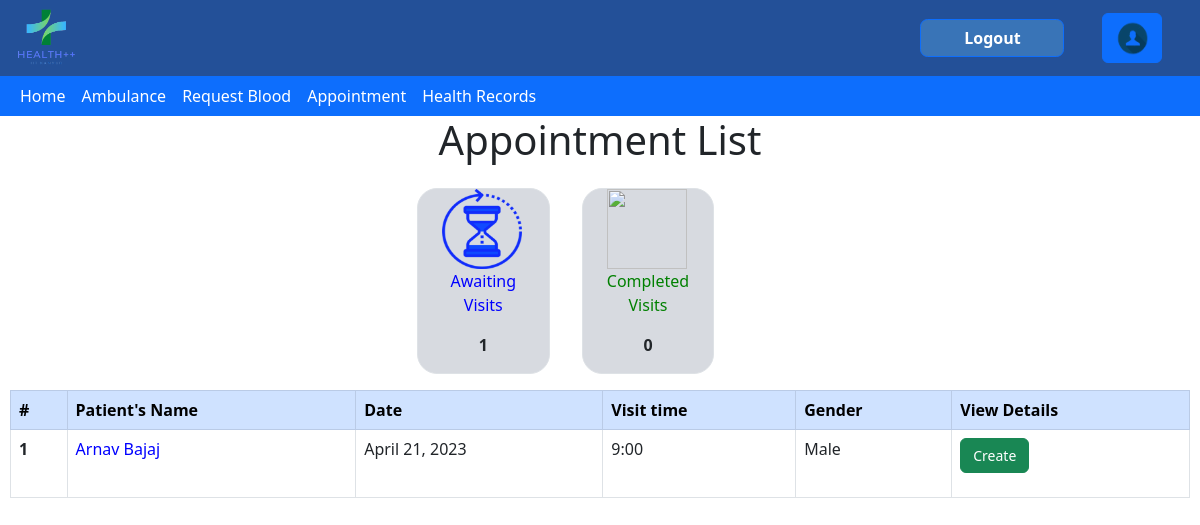
The app's page /book_appointment/ (signed in), older data.
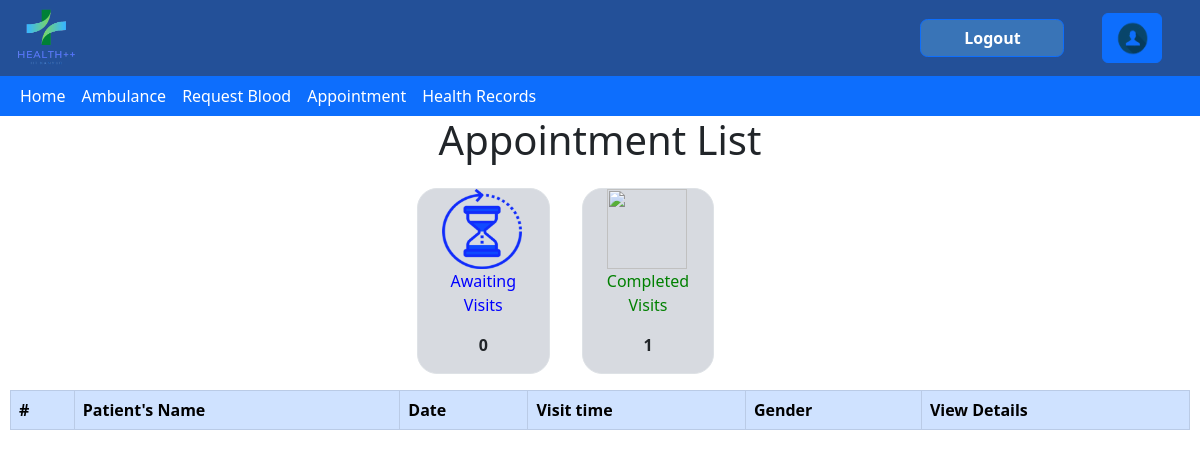
The same page, newer data.
### health/models.py (models this page shows, shortened)
class Appointment(models.Model):
    doctor = models.ForeignKey(Doctor,blank = True, null = True , on_delete=models.CASCADE)
    patient = models.ForeignKey(Patient,blank = True, null = True , on_delete=models.CASCADE)
    timeSlot = models.ForeignKey(Time_Slot,blank = True, null = True , on_delete=models.CASCADE)
    status = models.BooleanField(default=True)

class Patient(models.Model):
    user = models.ForeignKey(Account,null=True,on_delete=models.CASCADE)
    Patient_Name=models.CharField(max_length=600,null=True)

class Time_Slot(models.Model):
    starttime = models.IntegerField(null=True)
    total_patient=models.IntegerField(default=0)
    date = models.DateField(null=True)
    doctors=models.ManyToManyField(Doctor)

### members/models.py (models this page shows, shortened)
class Account(models.Model):
    user=models.OneToOneField(User,on_delete=models.CASCADE)
    Role=models.CharField(max_length=100,choices=roles,default="Student",blank=True)
    DOB=models.DateField(blank=True,null=True)
    BloodG=models.CharField(choices=BloodG,null=True,max_length=20)
    CCID=models.CharField(null=True,max_length=20)
    Gender=models.CharField(null=True,default='Male',max_length=10)
    ContactNo=models.CharField(null=True,blank=True,max_length=13)

### health/views.py (the view)
# urls.py: path('book_appointment/',views.book_appointment,name='book_appointment'),
@login_required
def book_appointment(request):
    assign_roles()
    appointments,count_completed = getappointments(request)
    return render(request,'health/appointment_form.html',{'submit':0,"appointments":appointments,"count":appointments.count(),"completed":count_completed})

### health/views.py (called while the page is built)
@login_required
def getappointments(request):
    user=Account.objects.get(user=request.user)
    if(user.Role=="Doctor"):
        doctor = Doctor.objects.get(user = user)
        appointments = Appointment.objects.filter(doctor = doctor,status = True)
        completed_appointments = Appointment.objects.filter(doctor = doctor,status = False).count()
    elif(user.Role=="Patient"):
        patient = Patient.objects.get(user = user)
        appointments = Appointment.objects.filter(patient = patient,status = True)
        completed_appointments = Appointment.objects.filter(patient = patient,status = False).count()
    else:
        appointments=Appointment.objects.all()
        completed_appointments = Appointment.objects.filter(status = False).count()
    return appointments , completed_appointments

### health/templates/health/appointment_form.html (shortened to what this page needs)
{% extends 'health/base.html' %}
{%load static%}
{%block content%}
<html>
    <head>
        <link href="https://cdn.jsdelivr.net/npm/bootstrap@5.3.0-alpha1/dist/css/bootstrap.min.css" rel="stylesheet">
    </head>
    {%if user.account.Role == 'Student' or user.account.Role == 'Doctor' or user.account.Role == 'Receptionist'%}
    <body>
        <div class="appointmentList">
            <h1 style='text-align: center;'>Appointment List</h1>
            <div class="row gx-5" style="margin: auto; width: max-content;" >
                <div class="c col-4 border m-3 gx-5">
                    <img src="{%static 'health/images/appointment/waiting.png'%}" alt="" style='margin: auto;width: 80px; height: 80px;'></img>
                    <div class="gx-5">
                        <p style='text-align: center;color: blue;'>Awaiting Visits</p>
                        <p style="text-align: center;font-weight: bold;">{{count}}</p>
                    </div>
                </div>
                <div class="c col-4 border m-3 gx-5">
                    <img src="{%static 'health/images/appointment/done.png'%}" alt="" style='margin: auto;width: 80px; height: 80px;'></img>
                    <div class="gx-5">
                        <p style='text-align: center;color: green'>Completed Visits</p>
                        <p style="text-align: center;font-weight: bold;">{{completed}}</p>
                    </div>
                </div>
            </div>
            <div class="table-responsive">
                <table class="table table-bordered table-hover">
                    <thead class="table-primary">
                        <tr>
                            <th scope="col">#</th>
                            {%if user.account.Role == 'Doctor' or user.account.Role == 'Receptionist'%}
                            <th scope="col">Patient's Name</th>
                            {%endif%}
                            <th scope="col">Date</th>
                            <th scope="col">Visit time</th>
                            {% if user.account.Role == 'Doctor'%}
                            <th scope="col">Gender</th>
                            {% endif%}
                            {% if user.account.Role == 'Doctor'%}
                            <th scope="col">View Details</th>
                            {% endif%}
                        </tr>
                    </thead>
                    <tbody>
                        {%if user.account.Role == 'Doctor'%}
                        {% for appointment in appointments %}
                        <tr>
                            <th scope="row">{{forloop.counter}}</th>
                            <td style='color: blue;'>{{appointment.patient.Patient_Name}}</td>
                            <td>{{appointment.timeSlot.date}}</td>
                            <td>{{appointment.timeSlot.starttime}}:00</td>
                            <td>{{appointment.patient.user.Gender}}</td>
                            <td>
                                <form method="post" action="{% url 'home_health_record' %}">
                                    <button type="submit" class="btn btn-success" style="font-size: 14;" name="AppID" value="{{appointment.id}}">Create</button>
                                </form>
                            </td>
                        </tr>
                        {%endfor%}
                        {%endif%}
                    </tbody>
                </table>
            </div>
        </div>
        {%else%}
        <h1>You are not authorized to access this page</h1>
        {%endif%}
    </body>
    <html>
{%endblock%}

Row changes from the older to the newer data that the page shows:
no longer on this page (row edited): Appointment: patient.Patient_Name "Arnav Bajaj", timeSlot "April 21, 2023", timeSlot.starttime "9", patient.user.Gender "Male", {{ appointment.id }} 19 (drawn)
Text that changed along with them:
{{ count }}: "1" → "0"
{{ completed }}: "0" → "1"
